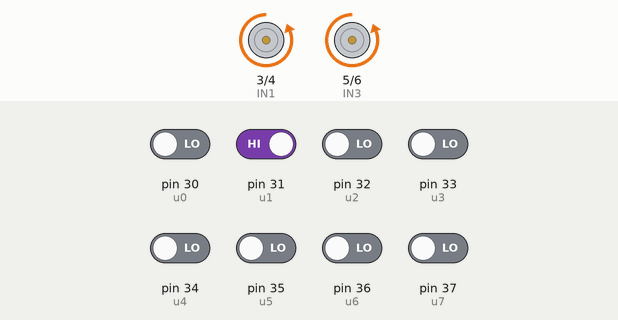
Bench run of a sketch on a simulated Arduino Mega 2560, built with avr-gcc and run on an emulated ATmega2560. Shown: motor-driver pin pairs drawn as motors (green arrow = first pin HIGH = forward, orange = second pin HIGH = backward, longer = more drive, scaled by the enable pin). The inputs (shaded band) are chosen by the test bench; at power-on: pin 31 (u1) HIGH, pin 30 (u0), pin 32 (u2), pin 33 (u3), pin 34 (u4), pin 35 (u5), pin 36 (u6), pin 37 (u7) LOW. What the sketch prints to the serial monitor is not drawn.

Above: at 1.2 s.
1.3 s: pin 30 (u0) driven HIGH
4.3 s: pin 30 (u0) driven LOW
7.3 s: pin 31 (u1) driven LOW
At 8.5 s:
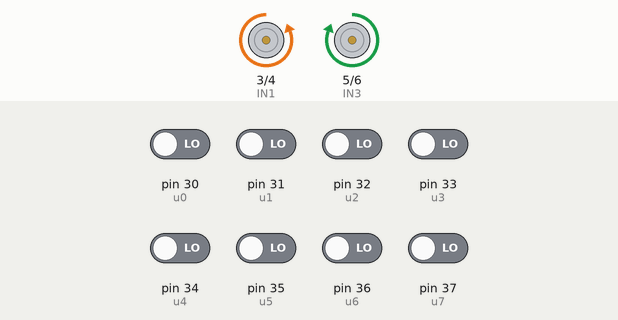
8.8 s: pin 32 (u2) driven HIGH
At 9.5 s:
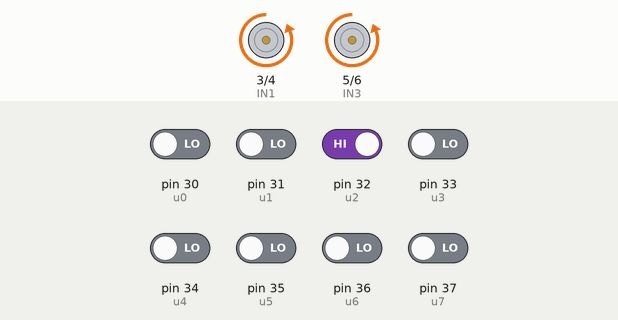
10.3 s: pin 31 (u1) driven HIGH
At 11.0 s:
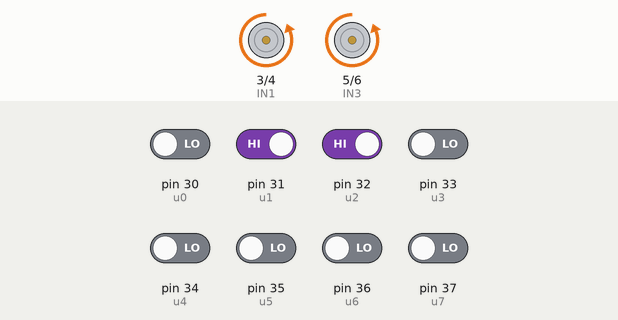
13.3 s: pin 30 (u0) driven HIGH and pin 33 (u3) driven HIGH
At 13.8 s:
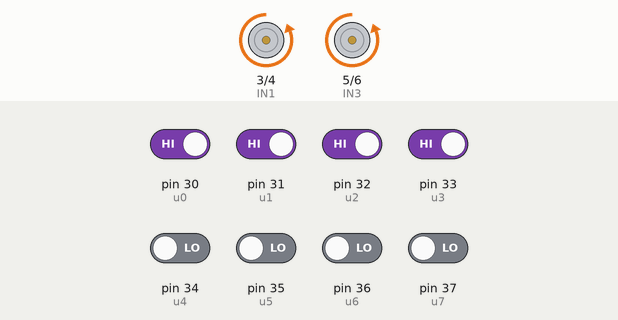
Timing chart, 0 to 17.3 s (numbered marks = the images above; inputs shaded):
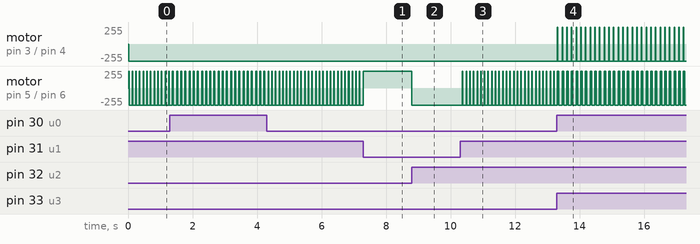

The sketch:

sketch_dec071b.ino
```cpp
#define u0 30
#define u1 31
#define u2 32
#define u3 33
#define u4 34
#define u5 35
#define u6 36
#define u7 37

#define ENA 2
#define IN1 3
#define IN2 4
#define IN3 5
#define IN4 6
#define ENB 7


void setup() {


  pinMode(u0, INPUT);
  pinMode(u1, INPUT);
  pinMode(u2, INPUT);
  pinMode(u3, INPUT);
  pinMode(u4, INPUT);
  pinMode(u5, INPUT);
  pinMode(u6, INPUT);
  pinMode(u7, INPUT);

  pinMode(ENA, OUTPUT);
  pinMode(IN1, OUTPUT);
  pinMode(IN2, OUTPUT);
  pinMode(IN3, OUTPUT);
  pinMode(IN4, OUTPUT);
  pinMode(ENB, OUTPUT);

  Serial.begin(9600);

}

void loop() {

  back:

  Serial.println("\n u0=");
  Serial.println(digitalRead(u0));

  Serial.println("\n u1=");
  Serial.println(digitalRead(u1));

  Serial.println("\n u2=");
  Serial.println(digitalRead(u2));

  Serial.println("\n u3=");
  Serial.println(digitalRead(u3));

  Serial.println("\n u4=");
  Serial.println(digitalRead(u4));

  Serial.println("\n u5=");
  Serial.println(digitalRead(u5));

  Serial.println("\n u6=");
  Serial.println(digitalRead(u6));

  Serial.println("\n u7=");
  Serial.println(digitalRead(u7));


  if (!(digitalRead(u0)==0||digitalRead(u1)==0)&&(digitalRead(u2)==1||digitalRead(u3)==1||digitalRead(u4)==1||digitalRead(u5)==1||digitalRead(u6)==1||digitalRead(u7)==1))
{


    digitalWrite(ENA, 255);
    digitalWrite(ENB, 255);

    digitalWrite(IN1, HIGH);
    digitalWrite(IN2, LOW);
    digitalWrite(IN3, HIGH);
    digitalWrite(IN4, LOW);

    Serial.println("\n Go Straight");
  }

 if(digitalRead(u0)==1||digitalRead(u1)==1&&(digitalRead(u2)==1&&digitalRead(u3)==1&&digitalRead(u4)==1&&digitalRead(u5)==1)&&(digitalRead(u6)==1||digitalRead(u7)==1))
{


    digitalWrite(ENA, 255);
    digitalWrite(ENB, 255);

    digitalWrite(IN1, LOW);
    digitalWrite(IN2, HIGH);
    digitalWrite(IN3, HIGH);
    digitalWrite(IN4, LOW);

    Serial.println("\n Take a Left");
  }


  if ((digitalRead(u0)==1 || digitalRead(u1)==1) && digitalRead(u2)==1 && digitalRead(u3)==1 && digitalRead(u4)==1 && digitalRead(u5)==1&&!(digitalRead(u6)==0 || digitalRead(u7)==0))
{


    digitalWrite(ENA, 255);
    digitalWrite(ENB, 255);

    digitalWrite(IN1, LOW);
    digitalWrite(IN2, HIGH);
    digitalWrite(IN3, HIGH);
    digitalWrite(IN4, LOW);

    Serial.println("\n Take a Left");
  }


  if ((digitalRead(u0)==1 || digitalRead(u1)==1) || !(digitalRead(u2)==0 || digitalRead(u3)==0 || digitalRead(u4)==0 || digitalRead(u5)==0)&&!(digitalRead(u6)==0 || digitalRead(u7)==0))
{

    digitalWrite(ENA, 255);
    digitalWrite(ENB, 255);

    digitalWrite(IN1, LOW);
    digitalWrite(IN2, HIGH);
    digitalWrite(IN3, HIGH);
    digitalWrite(IN4, LOW);

    Serial.println("\n Take a Left");
  }

  if (!(digitalRead(u0)==0 || digitalRead(u1)==0) && !(digitalRead(u2)==0 || digitalRead(u3)==0 || digitalRead(u4)==0 || digitalRead(u5)==0) && (digitalRead(u6)==1 || digitalRead(u7)==1))
{

    digitalWrite(ENA, 255);
    digitalWrite(ENB, 255);

    digitalWrite(IN1, HIGH);
    digitalWrite(IN2, LOW);
    digitalWrite(IN3, LOW);
    digitalWrite(IN4, HIGH);

    Serial.println("\n Take a Short Right");
  }

  if (!(digitalRead(u0)==0 && digitalRead(u1)==0 && digitalRead(u2)==0 && digitalRead(u3)==0 && digitalRead(u4)==0 && digitalRead(u5)==0 && digitalRead(u6)==0 && digitalRead(u7)==0))
{
    if(!(digitalRead(u0) && digitalRead(u1) && digitalRead(u2) && digitalRead(u3) && digitalRead(u4) && digitalRead(u5) && digitalRead(u6) && digitalRead(u7)))
   {digitalWrite(ENA, 255);
    digitalWrite(ENB, 255);

    digitalWrite(IN1, LOW);
    digitalWrite(IN2, HIGH);
    digitalWrite(IN3, LOW);
    digitalWrite(IN4, HIGH);

    Serial.println("\n Go Reverse");
  }

  if(digitalRead(u0)==1||digitalRead(u1)==1||digitalRead(u2)==1||digitalRead(u3)==1||digitalRead(u4)==1||digitalRead(u5)==1||digitalRead(u6)==1||digitalRead(u7)==1)
  {

    goto back;
}

}
}
```

Measured:
- after the input at 7.3 s, motor on pin 5 (IN3) / pin 6 (IN4): stops changing and stays forward 255/255
- after the input at 8.8 s, motor on pin 5 (IN3) / pin 6 (IN4): forward 255/255 → backward 255/255 at once
- after the input at 10.3 s, motor on pin 5 (IN3) / pin 6 (IN4): alternates forward 255/255 for 0.02 s and backward 255/255 for 0.10 s, starting after 0.07 s
- after the input at 13.3 s, motor on pin 3 (IN1) / pin 4 (IN2): alternates forward 255/255 for 0.02 s and backward 255/255 for 0.13 s, starting at once; motor on pin 5 (IN3) / pin 6 (IN4): alternates forward 255/255 for 0.05 s and backward 255/255 for 0.10 s, starting after 0.21 s
- by itself, motor on pin 5 (IN3) / pin 6 (IN4): alternates forward 255/255 for 0.02 s and backward 255/255 for 0.10 s
